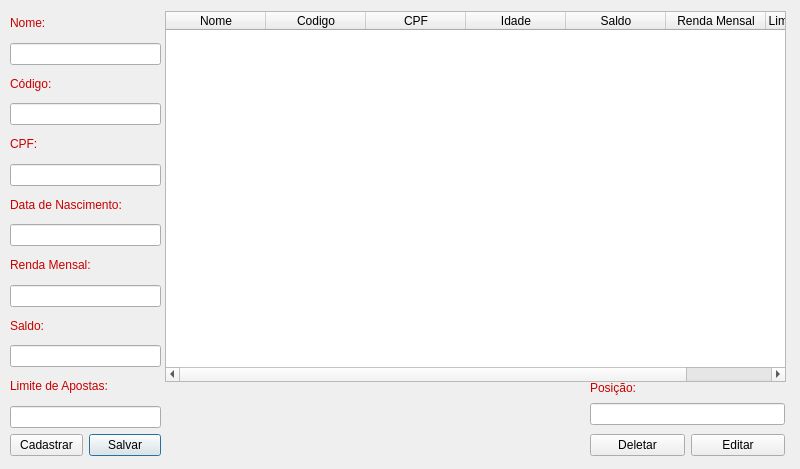
<?xml version="1.0" encoding="UTF-8"?>
<ui version="4.0">
 <class>DialogCliente</class>
 <widget class="QDialog" name="DialogCliente">
  <property name="geometry">
   <rect>
    <x>0</x>
    <y>0</y>
    <width>800</width>
    <height>469</height>
   </rect>
  </property>
  <property name="windowTitle">
   <string>Dialog</string>
  </property>
  <property name="styleSheet">
   <string notr="true">DialogCliente{
	background-image: url(:/imagens/UFC6.jpg);
}</string>
  </property>
  <widget class="QTableWidget" name="tableWidget">
   <property name="geometry">
    <rect>
     <x>165</x>
     <y>11</y>
     <width>621</width>
     <height>371</height>
    </rect>
   </property>
   <column>
    <property name="text">
     <string>Nome</string>
    </property>
   </column>
   <column>
    <property name="text">
     <string>Codigo</string>
    </property>
   </column>
   <column>
    <property name="text">
     <string>CPF</string>
    </property>
   </column>
   <column>
    <property name="text">
     <string>Idade</string>
    </property>
   </column>
   <column>
    <property name="text">
     <string>Saldo</string>
    </property>
   </column>
   <column>
    <property name="text">
     <string>Renda Mensal</string>
    </property>
   </column>
   <column>
    <property name="text">
     <string>Limite de Apostas</string>
    </property>
   </column>
  </widget>
  <widget class="QWidget" name="layoutWidget">
   <property name="geometry">
    <rect>
     <x>10</x>
     <y>10</y>
     <width>151</width>
     <height>446</height>
    </rect>
   </property>
   <layout class="QGridLayout" name="gridLayout">
    <item row="13" column="0">
     <widget class="QLabel" name="label_7">
      <property name="text">
       <string>&lt;html&gt;&lt;head/&gt;&lt;body&gt;&lt;p&gt;&lt;span style=&quot; color:#c80000;&quot;&gt;Limite de Apostas:&lt;/span&gt;&lt;/p&gt;&lt;/body&gt;&lt;/html&gt;</string>
      </property>
     </widget>
    </item>
    <item row="6" column="0">
     <widget class="QLineEdit" name="lineEditCPF"/>
    </item>
    <item row="4" column="0">
     <widget class="QLineEdit" name="lineEditCodigo"/>
    </item>
    <item row="8" column="0">
     <widget class="QLineEdit" name="lineEditDataDeNascimento"/>
    </item>
    <item row="2" column="0">
     <widget class="QLineEdit" name="lineEditNome"/>
    </item>
    <item row="12" column="0">
     <widget class="QLineEdit" name="lineEditSaldo"/>
    </item>
    <item row="10" column="0">
     <widget class="QLineEdit" name="lineEditRendaMensal"/>
    </item>
    <item row="14" column="0">
     <widget class="QLineEdit" name="lineEditLimiteDeApostas"/>
    </item>
    <item row="9" column="0">
     <widget class="QLabel" name="label_5">
      <property name="text">
       <string>&lt;html&gt;&lt;head/&gt;&lt;body&gt;&lt;p&gt;&lt;span style=&quot; color:#c80000;&quot;&gt;Renda Mensal:&lt;/span&gt;&lt;/p&gt;&lt;/body&gt;&lt;/html&gt;</string>
      </property>
     </widget>
    </item>
    <item row="5" column="0">
     <widget class="QLabel" name="label_3">
      <property name="text">
       <string>&lt;html&gt;&lt;head/&gt;&lt;body&gt;&lt;p&gt;&lt;span style=&quot; color:#c80000;&quot;&gt;CPF:&lt;/span&gt;&lt;/p&gt;&lt;/body&gt;&lt;/html&gt;</string>
      </property>
     </widget>
    </item>
    <item row="3" column="0">
     <widget class="QLabel" name="label_2">
      <property name="text">
       <string>&lt;html&gt;&lt;head/&gt;&lt;body&gt;&lt;p&gt;&lt;span style=&quot; color:#c80000;&quot;&gt;Código:&lt;/span&gt;&lt;/p&gt;&lt;/body&gt;&lt;/html&gt;</string>
      </property>
     </widget>
    </item>
    <item row="7" column="0">
     <widget class="QLabel" name="label_4">
      <property name="text">
       <string>&lt;html&gt;&lt;head/&gt;&lt;body&gt;&lt;p&gt;&lt;span style=&quot; color:#c80000;&quot;&gt;Data de Nascimento:&lt;/span&gt;&lt;/p&gt;&lt;/body&gt;&lt;/html&gt;</string>
      </property>
     </widget>
    </item>
    <item row="11" column="0">
     <widget class="QLabel" name="label_6">
      <property name="text">
       <string>&lt;html&gt;&lt;head/&gt;&lt;body&gt;&lt;p&gt;&lt;span style=&quot; color:#c80000;&quot;&gt;Saldo:&lt;/span&gt;&lt;/p&gt;&lt;/body&gt;&lt;/html&gt;</string>
      </property>
     </widget>
    </item>
    <item row="0" column="0">
     <widget class="QLabel" name="label">
      <property name="text">
       <string>&lt;html&gt;&lt;head/&gt;&lt;body&gt;&lt;p&gt;&lt;span style=&quot; color:#c80000;&quot;&gt;Nome:&lt;/span&gt;&lt;/p&gt;&lt;/body&gt;&lt;/html&gt;</string>
      </property>
     </widget>
    </item>
    <item row="15" column="0">
     <layout class="QGridLayout" name="gridLayout_2">
      <item row="0" column="1">
       <widget class="QPushButton" name="pushButtonSalvar">
        <property name="text">
         <string>Salvar</string>
        </property>
       </widget>
      </item>
      <item row="0" column="0">
       <widget class="QPushButton" name="pushButtonCadastrar">
        <property name="text">
         <string>Cadastrar</string>
        </property>
       </widget>
      </item>
     </layout>
    </item>
   </layout>
  </widget>
  <widget class="QLabel" name="label_8">
   <property name="geometry">
    <rect>
     <x>590</x>
     <y>380</y>
     <width>55</width>
     <height>16</height>
    </rect>
   </property>
   <property name="text">
    <string>&lt;html&gt;&lt;head/&gt;&lt;body&gt;&lt;p&gt;&lt;span style=&quot; color:#c80000;&quot;&gt;Posição:&lt;/span&gt;&lt;/p&gt;&lt;/body&gt;&lt;/html&gt;</string>
   </property>
  </widget>
  <widget class="QWidget" name="layoutWidget">
   <property name="geometry">
    <rect>
     <x>590</x>
     <y>400</y>
     <width>195</width>
     <height>59</height>
    </rect>
   </property>
   <layout class="QGridLayout" name="gridLayout_3">
    <item row="0" column="0" colspan="2">
     <widget class="QLineEdit" name="lineEditEditar"/>
    </item>
    <item row="1" column="0">
     <widget class="QPushButton" name="pushButtonDeletar">
      <property name="text">
       <string>Deletar</string>
      </property>
     </widget>
    </item>
    <item row="1" column="1">
     <widget class="QPushButton" name="pushButtonEditar">
      <property name="text">
       <string>Editar</string>
      </property>
     </widget>
    </item>
   </layout>
  </widget>
 </widget>
 <resources/>
 <connections/>
</ui>
